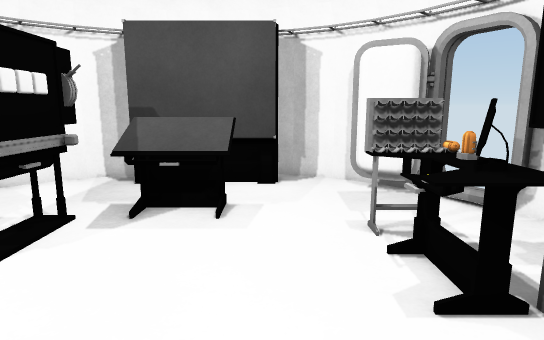
[1] (above)

13 first-person views from a walk through a 3-D level made in the Unity game engine. The camera is 1.4 m above the floor, tilts 10° down and sees 75° across. The floor is counted in squares, 0.5 m on a side. Each view is taken from the middle of a square. On the plan, view 1 faces up. The plan holds only what a view shows up to about 20 squares ahead; the rest is blank. Some animated figures are not drawn. Surface patterns are stand-ins for the level's own textures.

[2]
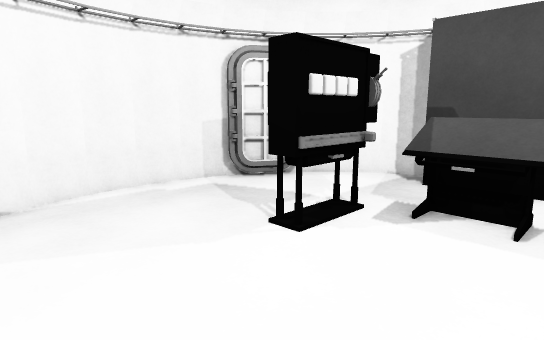

[3]
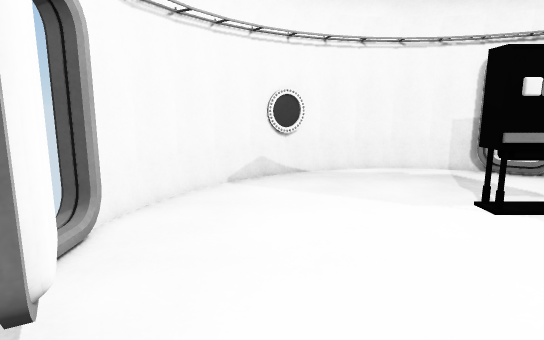

[4]
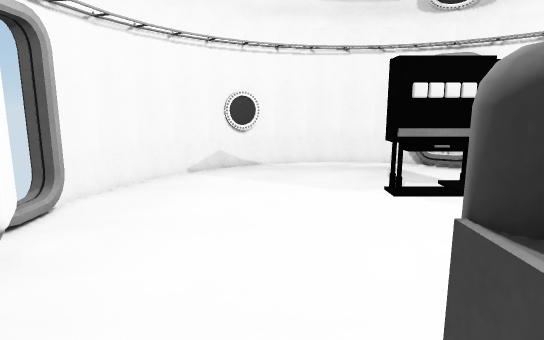

[5]
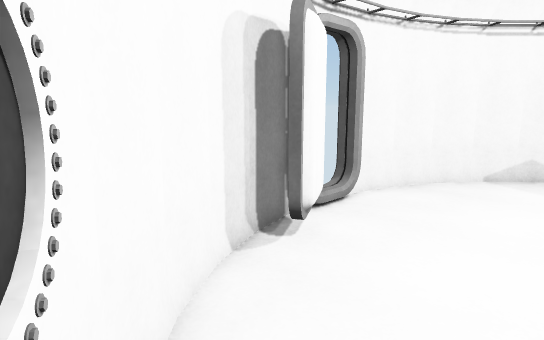

[6]
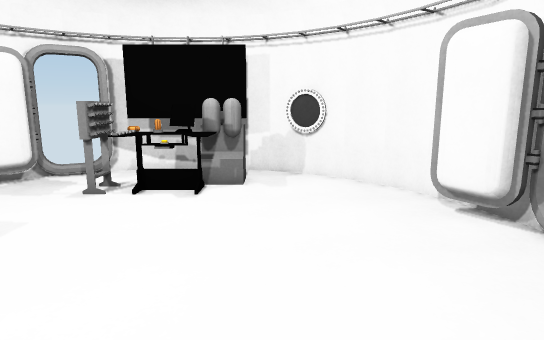

[7]
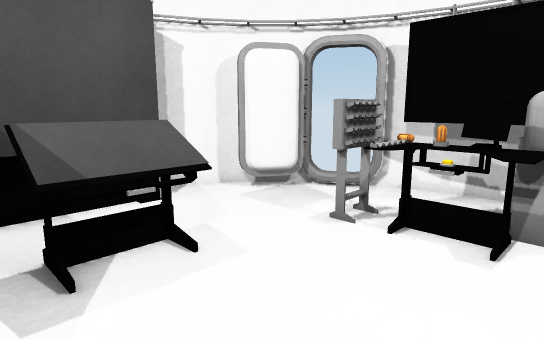

[8]
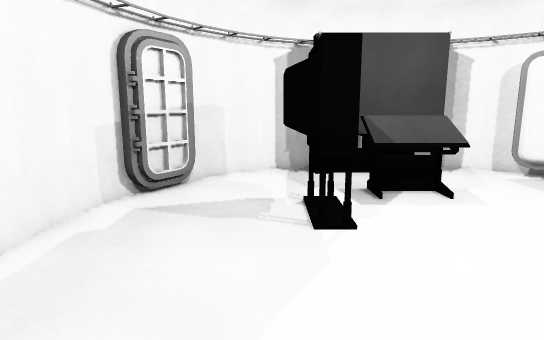

[9]
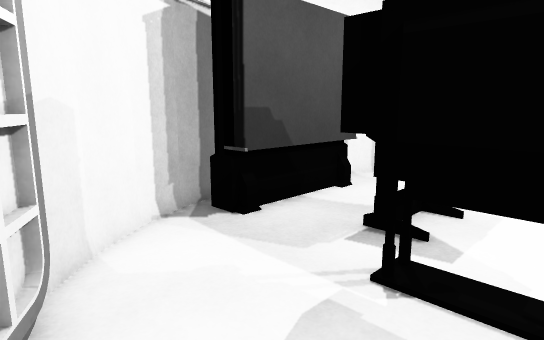

[10]
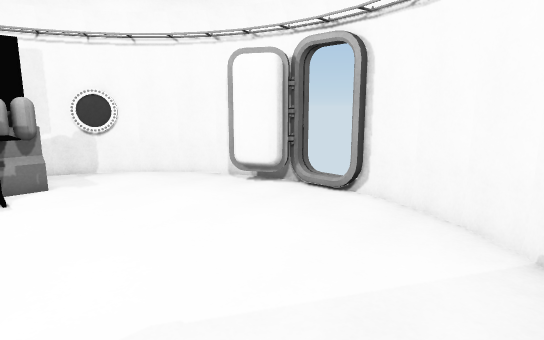

[11]
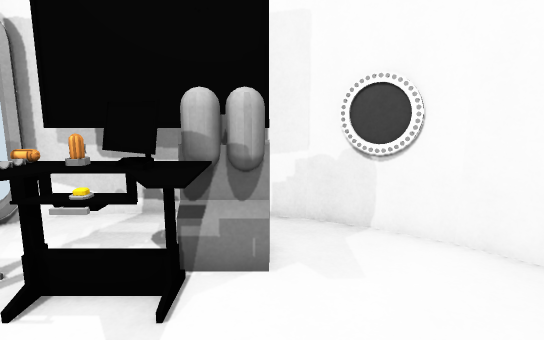

[12]
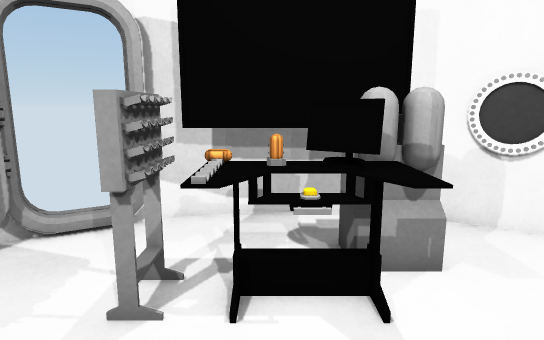

[13]
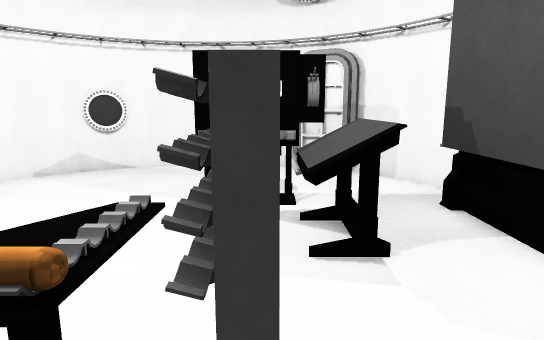

### Floor plan
Key: @ floor where view 1 was taken; # wall or solid block; x gap in a wall; . floor; ^ raised ledge; v drop or lower ground; T table; O other object.
Columns run from 12 left of view 1 to 7 right of it. Each row starts with its distance up from view 1.
 15      v###   ##v
 14     ##.O    O.##
 13    ##..OOOOOO..##
 12   #............###v
 11  ##.............##v
 10  ##.....OOOO......vv
  9 ##....OOOOOO......##
  8 #.... OO......###.##
  7 #.... OO......TTT.##
  6 #.....OO......TT .##
  5 #.............TTTx##
  4 #.............TT#^##
  3 #...............#^##
  2 #..................#
  1 v#................#v
  0  ##.........@....##
 -1   #..............#
 -2    ##....... #.##
 -3     ##.....#####
 -4      v###vv###v

Positions as (right, up) in squares from view 1, and headings:
1: (0, 0), facing up
2: (0, 0), facing up-left
3: (4, 0), facing left
4: (6, 2), facing left
5: (6, 2), facing down-left
6: (-9, 2), facing right
7: (-5, 3), facing up-right
8: (-7, -2), facing up
9: (-11, 6), facing up-right
10: (-10, 6), facing down-right
11: (-2, 3), facing right
12: (-2, 6), facing right
13: (5, 8), facing left
